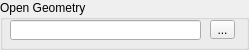
<?xml version="1.0" encoding="UTF-8"?>
<ui version="4.0">
 <class>OpenGeoGroup</class>
 <widget class="QGroupBox" name="OpenGeoGroup">
  <property name="geometry">
   <rect>
    <x>0</x>
    <y>0</y>
    <width>249</width>
    <height>50</height>
   </rect>
  </property>
  <property name="sizePolicy">
   <sizepolicy hsizetype="Fixed" vsizetype="Minimum">
    <horstretch>0</horstretch>
    <verstretch>0</verstretch>
   </sizepolicy>
  </property>
  <property name="minimumSize">
   <size>
    <width>249</width>
    <height>50</height>
   </size>
  </property>
  <property name="windowTitle">
   <string>GroupBox</string>
  </property>
  <property name="title">
   <string>Open Geometry</string>
  </property>
  <widget class="QCheckBox" name="chkGeoMesh">
   <property name="geometry">
    <rect>
     <x>10</x>
     <y>200</y>
     <width>81</width>
     <height>17</height>
    </rect>
   </property>
   <property name="toolTip">
    <string>Show mesh geometry?</string>
   </property>
   <property name="text">
    <string>show mesh</string>
   </property>
   <property name="checked">
    <bool>true</bool>
   </property>
  </widget>
  <widget class="QLineEdit" name="lineEdit">
   <property name="geometry">
    <rect>
     <x>10</x>
     <y>20</y>
     <width>191</width>
     <height>20</height>
    </rect>
   </property>
   <property name="readOnly">
    <bool>true</bool>
   </property>
  </widget>
  <widget class="QToolButton" name="toolButton">
   <property name="geometry">
    <rect>
     <x>210</x>
     <y>20</y>
     <width>25</width>
     <height>19</height>
    </rect>
   </property>
   <property name="text">
    <string>...</string>
   </property>
  </widget>
 </widget>
 <resources/>
 <connections/>
</ui>
